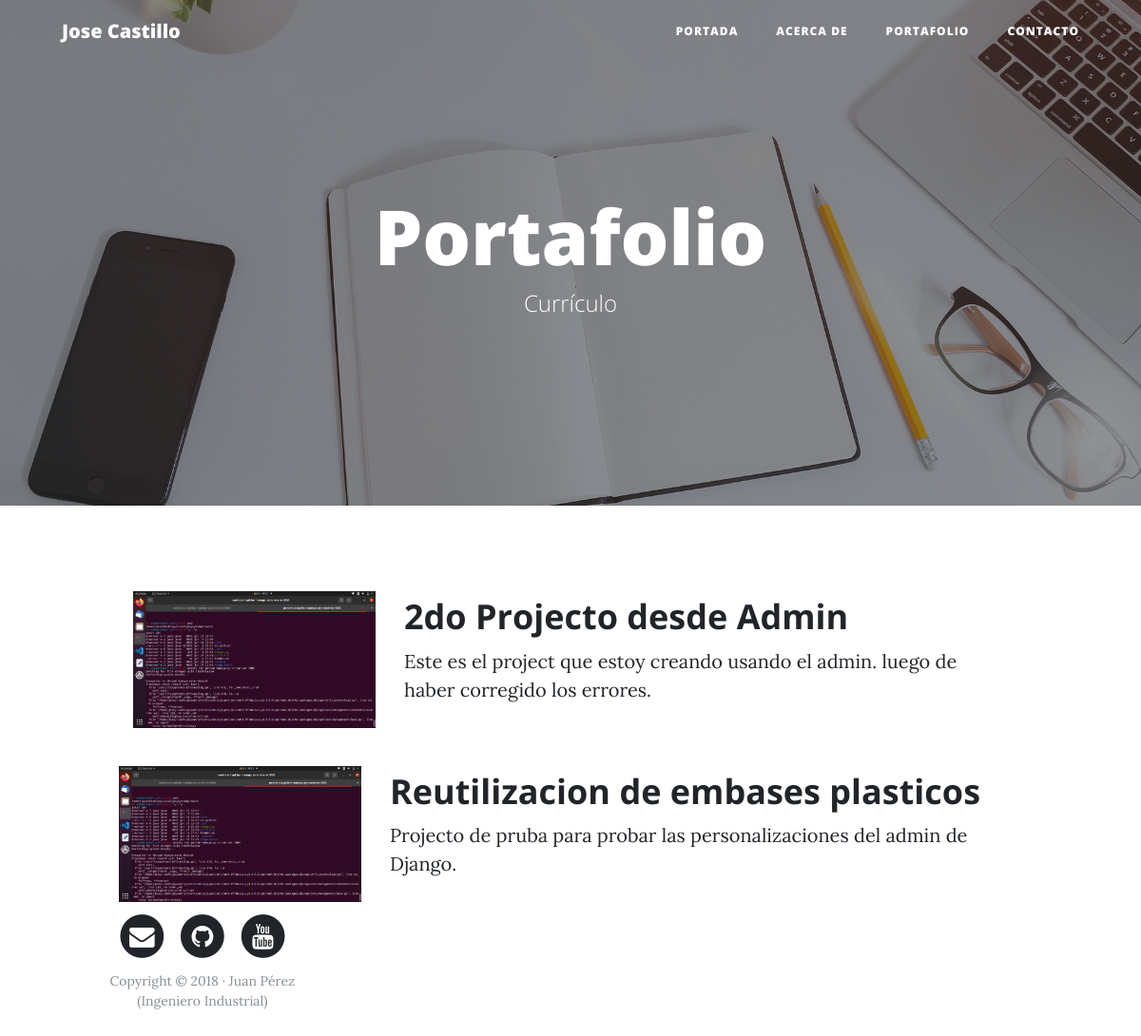
The page /portfolio/ on the database its author committed.
### portfolio/models.py (models this page shows, shortened)
class Project(models.Model):
    title = models.CharField(max_length=200, verbose_name="Titulo")
    description = models.TextField()
    image = models.ImageField(upload_to="projects")
    link = models.URLField(null=True, blank=True)
    created = models.DateTimeField(auto_now_add=True)
    updated = models.DateTimeField(auto_now=True)
    class Meta:
        verbose_name = "proyecto"
        ordering = ["-created"]

### portfolio/views.py (the view)
# urls.py: path('portfolio/',portfolio_views.portafolio,name='portafolio'),
def portafolio(request):
    projects = Project.objects.all()
    return render(request,"portfolio/portfolio.html", {'projects':projects})

### portfolio/templates/portfolio/portfolio.html (shortened to what this page needs)
{% extends 'core/base.html' %}
{% block background %}{% load static %}{% static 'core/img/portfolio-bg.jpg' %}{% endblock %}
{% block headers %}
<h1>Portafolio</h1>
<span class="subheading">Currículo</span>
{% endblock %}
{% block content %}
    {% for project in projects%}
        <div class="row">
            <div class="container">
                <div class="row project">
                <div class="col-lg-3 col-md-4 offset-lg-1">
                        <img class="img-fluid" src="{{project.image.url}}" alt="">
                </div>
                <div class="col-lg-7 col-md-8">
                    <h2 class="section-heading title">{{project.title}}</h2>
                    <p>{{project.description}}</p>
                </div>
                </div>
            </div>
    {% endfor %}
{% endblock %}

### rows shown on the page
Project: image (picture), title "2do Projecto desde Admin", description "Este es el project que estoy creando usando el admin. luego de haber corregido los errores."
Project: image (picture), title "Reutilizacion de embases plasticos", description "Projecto de pruba para probar las personalizaciones del admin de Django."
